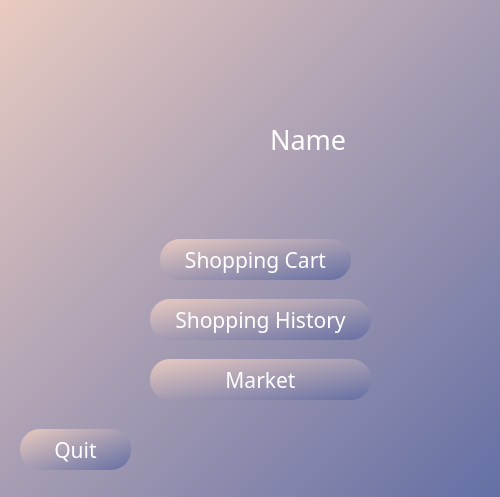
<?xml version="1.0" encoding="UTF-8"?>
<ui version="4.0">
 <class>Dialog</class>
 <widget class="QDialog" name="Dialog">
  <property name="geometry">
   <rect>
    <x>0</x>
    <y>0</y>
    <width>500</width>
    <height>497</height>
   </rect>
  </property>
  <property name="windowTitle">
   <string>Dialog</string>
  </property>
  <widget class="QWidget" name="widget" native="true">
   <property name="geometry">
    <rect>
     <x>0</x>
     <y>-1</y>
     <width>500</width>
     <height>500</height>
    </rect>
   </property>
   <property name="autoFillBackground">
    <bool>false</bool>
   </property>
   <property name="styleSheet">
    <string notr="true">
background-color: qlineargradient(spread:pad, x1:0, y1:0, x2:1, y2:1, stop:0 rgba(233, 203, 193, 255), stop:1 rgba(100, 111, 164, 255));</string>
   </property>
   <widget class="QLabel" name="label">
    <property name="geometry">
     <rect>
      <x>0</x>
      <y>0</y>
      <width>211</width>
      <height>91</height>
     </rect>
    </property>
    <property name="styleSheet">
     <string notr="true">background: transparent</string>
    </property>
    <property name="text">
     <string/>
    </property>
    <property name="pixmap">
     <pixmap>UI Icons/1x/1x/Asset 3.png</pixmap>
    </property>
   </widget>
   <widget class="QPushButton" name="Cart">
    <property name="geometry">
     <rect>
      <x>160</x>
      <y>240</y>
      <width>191</width>
      <height>41</height>
     </rect>
    </property>
    <property name="font">
     <font>
      <family>Montserrat Bold</family>
      <pointsize>16</pointsize>
      <weight>50</weight>
      <italic>false</italic>
      <bold>false</bold>
      <underline>false</underline>
      <stylestrategy>PreferAntialias</stylestrategy>
     </font>
    </property>
    <property name="cursor">
     <cursorShape>PointingHandCursor</cursorShape>
    </property>
    <property name="styleSheet">
     <string notr="true">QPushButton#Cart{
	border-radius:20px;
	color: rgb(255, 255, 255);
	font: 16pt &quot;Montserrat Bold&quot;;
	background-color: qlineargradient(spread:pad, x1:0, y1:0, x2:1, y2:1, stop:0 			rgba(0, 4, 40, 255), stop:1 rgba(0, 78, 146, 255));}
QPushButton#Cart:hover{
	border-radius:20px;
	color: rgb(255, 255, 255);
	font: 16pt &quot;Montserrat Bold&quot;;
	background-color: qlineargradient(spread:pad, x1:0, y1:0, x2:1, y2:1, stop:0 			rgba(50, 4, 40, 255), stop:1 rgba(70, 78, 146, 255));}
QPushButton#Cart:pressed{
	border-radius:20px;
	color: rgb(255, 255, 255);
	font: 16pt &quot;Montserrat Bold&quot;;
	background-color: qlineargradient(spread:pad, x1:0, y1:0, x2:1, y2:1, stop:0 			rgba9(90, 200, 60, 60), stop:1 rgba(120, 78, 160, 50));}</string>
    </property>
    <property name="text">
     <string>Shopping Cart</string>
    </property>
   </widget>
   <widget class="QPushButton" name="History">
    <property name="geometry">
     <rect>
      <x>150</x>
      <y>300</y>
      <width>221</width>
      <height>41</height>
     </rect>
    </property>
    <property name="font">
     <font>
      <family>Montserrat Bold</family>
      <pointsize>16</pointsize>
      <weight>50</weight>
      <italic>false</italic>
      <bold>false</bold>
      <underline>false</underline>
      <stylestrategy>PreferAntialias</stylestrategy>
     </font>
    </property>
    <property name="cursor">
     <cursorShape>PointingHandCursor</cursorShape>
    </property>
    <property name="styleSheet">
     <string notr="true">QPushButton#History{
	border-radius:20px;
	color: rgb(255, 255, 255);
	font: 16pt &quot;Montserrat Bold&quot;;
	background-color: qlineargradient(spread:pad, x1:0, y1:0, x2:1, y2:1, stop:0 			rgba(0, 4, 40, 255), stop:1 rgba(0, 78, 146, 255));}
QPushButton#History:hover{
	border-radius:20px;
	color: rgb(255, 255, 255);
	font: 16pt &quot;Montserrat Bold&quot;;
	background-color: qlineargradient(spread:pad, x1:0, y1:0, x2:1, y2:1, stop:0 			rgba(50, 4, 40, 255), stop:1 rgba(70, 78, 146, 255));}
QPushButton#History:pressed{
	border-radius:20px;
	color: rgb(255, 255, 255);
	font: 16pt &quot;Montserrat Bold&quot;;
	background-color: qlineargradient(spread:pad, x1:0, y1:0, x2:1, y2:1, stop:0 			rgba9(90, 200, 60, 60), stop:1 rgba(120, 78, 160, 50));}</string>
    </property>
    <property name="text">
     <string>Shopping History</string>
    </property>
   </widget>
   <widget class="QLabel" name="DP2">
    <property name="geometry">
     <rect>
      <x>150</x>
      <y>90</y>
      <width>101</width>
      <height>91</height>
     </rect>
    </property>
    <property name="styleSheet">
     <string notr="true">background:transparent
</string>
    </property>
    <property name="text">
     <string/>
    </property>
    <property name="pixmap">
     <pixmap>UI Icons/1x/icons8-name-100.png</pixmap>
    </property>
    <property name="scaledContents">
     <bool>true</bool>
    </property>
   </widget>
   <widget class="QLabel" name="label_name">
    <property name="geometry">
     <rect>
      <x>270</x>
      <y>100</y>
      <width>171</width>
      <height>81</height>
     </rect>
    </property>
    <property name="font">
     <font>
      <family>Montserrat Bold</family>
      <pointsize>20</pointsize>
      <weight>50</weight>
      <italic>false</italic>
      <bold>false</bold>
      <underline>false</underline>
     </font>
    </property>
    <property name="styleSheet">
     <string notr="true">color: rgb(255, 255, 255);
background: transparent;
font: 20pt&quot;Montserrat Bold&quot;
</string>
    </property>
    <property name="text">
     <string>Name</string>
    </property>
   </widget>
   <widget class="QPushButton" name="Quit">
    <property name="geometry">
     <rect>
      <x>20</x>
      <y>430</y>
      <width>111</width>
      <height>41</height>
     </rect>
    </property>
    <property name="font">
     <font>
      <family>Montserrat Bold</family>
      <pointsize>16</pointsize>
      <weight>50</weight>
      <italic>false</italic>
      <bold>false</bold>
      <underline>false</underline>
      <stylestrategy>PreferAntialias</stylestrategy>
     </font>
    </property>
    <property name="cursor">
     <cursorShape>PointingHandCursor</cursorShape>
    </property>
    <property name="styleSheet">
     <string notr="true">QPushButton#Quit{
	border-radius:20px;
	color: rgb(255, 255, 255);
	font: 16pt &quot;Montserrat Bold&quot;;
	background-color: qlineargradient(spread:pad, x1:0, y1:0, x2:1, y2:1, stop:0 			rgba(0, 4, 40, 255), stop:1 rgba(0, 78, 146, 255));}
QPushButton#Quit:hover{
	border-radius:20px;
	color: rgb(255, 255, 255);
	font: 16pt &quot;Montserrat Bold&quot;;
	background-color: qlineargradient(spread:pad, x1:0, y1:0, x2:1, y2:1, stop:0 			rgba(50, 4, 40, 255), stop:1 rgba(70, 78, 146, 255));}
QPushButton#Quit:pressed{
	border-radius:20px;
	color: rgb(255, 255, 255);
	font: 16pt &quot;Montserrat Bold&quot;;
	background-color: qlineargradient(spread:pad, x1:0, y1:0, x2:1, y2:1, stop:0 			rgba9(90, 200, 60, 60), stop:1 rgba(120, 78, 160, 50));}</string>
    </property>
    <property name="text">
     <string>Quit</string>
    </property>
   </widget>
   <widget class="QPushButton" name="Market">
    <property name="geometry">
     <rect>
      <x>150</x>
      <y>360</y>
      <width>221</width>
      <height>41</height>
     </rect>
    </property>
    <property name="font">
     <font>
      <family>Montserrat Bold</family>
      <pointsize>16</pointsize>
      <weight>50</weight>
      <italic>false</italic>
      <bold>false</bold>
      <underline>false</underline>
      <stylestrategy>PreferAntialias</stylestrategy>
     </font>
    </property>
    <property name="cursor">
     <cursorShape>PointingHandCursor</cursorShape>
    </property>
    <property name="styleSheet">
     <string notr="true">QPushButton#Market{
	border-radius:20px;
	color: rgb(255, 255, 255);
	font: 16pt &quot;Montserrat Bold&quot;;
	background-color: qlineargradient(spread:pad, x1:0, y1:0, x2:1, y2:1, stop:0 			rgba(0, 4, 40, 255), stop:1 rgba(0, 78, 146, 255));}
QPushButton#Market:hover{
	border-radius:20px;
	color: rgb(255, 255, 255);
	font: 16pt &quot;Montserrat Bold&quot;;
	background-color: qlineargradient(spread:pad, x1:0, y1:0, x2:1, y2:1, stop:0 			rgba(50, 4, 40, 255), stop:1 rgba(70, 78, 146, 255));}
QPushButton#Market:pressed{
	border-radius:20px;
	color: rgb(255, 255, 255);
	font: 16pt &quot;Montserrat Bold&quot;;
	background-color: qlineargradient(spread:pad, x1:0, y1:0, x2:1, y2:1, stop:0 			rgba9(90, 200, 60, 60), stop:1 rgba(120, 78, 160, 50));}</string>
    </property>
    <property name="text">
     <string>Market</string>
    </property>
   </widget>
  </widget>
 </widget>
 <resources/>
 <connections/>
</ui>
